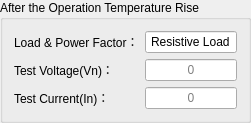
    <widget class="QGroupBox" name="groupBox_13">
     <property name="geometry">
      <rect>
       <x>580</x>
       <y>520</y>
       <width>251</width>
       <height>111</height>
      </rect>
     </property>
     <property name="font">
      <font>
       <weight>50</weight>
       <bold>false</bold>
      </font>
     </property>
     <property name="styleSheet">
      <string notr="true">
#groupBox_login * {background-color: rgb();}</string>
     </property>
     <property name="title">
      <string>After the Operation Temperature Rise</string>
     </property>
     <layout class="QGridLayout" name="gridLayout_4">
      <item row="0" column="0">
       <widget class="QLabel" name="label_35">
        <property name="styleSheet">
         <string notr="true"/>
        </property>
        <property name="text">
         <string>Load &amp; Power Factor：</string>
        </property>
        <property name="alignment">
         <set>Qt::AlignLeading|Qt::AlignLeft|Qt::AlignVCenter</set>
        </property>
       </widget>
      </item>
      <item row="0" column="1">
       <widget class="QLineEdit" name="lineEditRn_4">
        <property name="focusPolicy">
         <enum>Qt::NoFocus</enum>
        </property>
        <property name="text">
         <string>Resistive Load</string>
        </property>
        <property name="echoMode">
         <enum>QLineEdit::Normal</enum>
        </property>
        <property name="alignment">
         <set>Qt::AlignCenter</set>
        </property>
        <property name="readOnly">
         <bool>true</bool>
        </property>
       </widget>
      </item>
      <item row="1" column="0">
       <widget class="QLabel" name="label_33">
        <property name="styleSheet">
         <string notr="true"/>
        </property>
        <property name="text">
         <string>Test Voltage(Vn)：</string>
        </property>
        <property name="alignment">
         <set>Qt::AlignLeading|Qt::AlignLeft|Qt::AlignVCenter</set>
        </property>
       </widget>
      </item>
      <item row="1" column="1">
       <widget class="QLineEdit" name="lineEditVn_t_4">
        <property name="focusPolicy">
         <enum>Qt::NoFocus</enum>
        </property>
        <property name="toolTip">
         <string>V</string>
        </property>
        <property name="text">
         <string/>
        </property>
        <property name="alignment">
         <set>Qt::AlignCenter</set>
        </property>
        <property name="readOnly">
         <bool>true</bool>
        </property>
        <property name="placeholderText">
         <string>0</string>
        </property>
       </widget>
      </item>
      <item row="2" column="0">
       <widget class="QLabel" name="label_34">
        <property name="styleSheet">
         <string notr="true"/>
        </property>
        <property name="text">
         <string>Test Current(In)：</string>
        </property>
        <property name="alignment">
         <set>Qt::AlignLeading|Qt::AlignLeft|Qt::AlignVCenter</set>
        </property>
       </widget>
      </item>
      <item row="2" column="1">
       <widget class="QLineEdit" name="lineEditIn_t_4">
        <property name="focusPolicy">
         <enum>Qt::NoFocus</enum>
        </property>
        <property name="toolTip">
         <string>A</string>
        </property>
        <property name="alignment">
         <set>Qt::AlignCenter</set>
        </property>
        <property name="placeholderText">
         <string>0</string>
        </property>
       </widget>
      </item>
     </layout>
    </widget>
